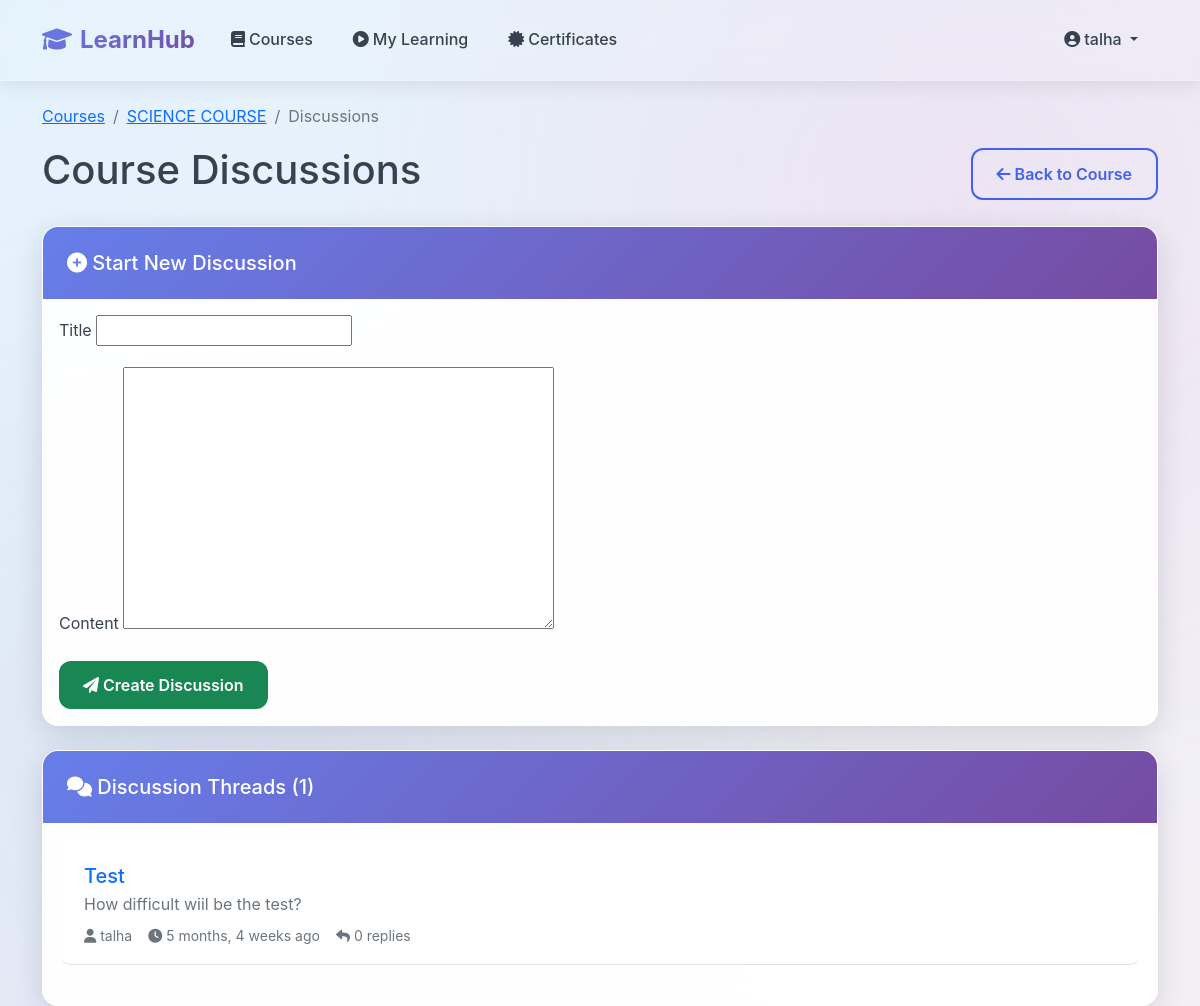
The page /course/3/discussions/ (signed in) on the database its author committed.
### courses/models.py (models this page shows, shortened)
class Course(models.Model):
    title = models.CharField(max_length=200)
    description = models.TextField()
    instructor = models.ForeignKey(User, on_delete=models.CASCADE, related_name='courses_taught')
    price = models.DecimalField(max_digits=10, decimal_places=2, default=0.00)
    thumbnail = models.ImageField(upload_to='course_thumbnails/', null=True, blank=True)
    created_at = models.DateTimeField(auto_now_add=True)
    updated_at = models.DateTimeField(auto_now=True)
    is_published = models.BooleanField(default=False)

class DiscussionThread(models.Model):
    course = models.ForeignKey(Course, on_delete=models.CASCADE, related_name='discussion_threads')
    title = models.CharField(max_length=200)
    content = models.TextField()
    author = models.ForeignKey(User, on_delete=models.CASCADE, related_name='discussion_threads')
    created_at = models.DateField(auto_now_add=True)
    updated_at = models.DateField(auto_now=True)
    is_pinned = models.BooleanField(default=False)
    is_locked = models.BooleanField(default=False)
    class Meta:
        ordering = ['-is_pinned', '-created_at']
    def reply_count(self):
        return self.replies.count()

### courses/views.py (the view, shortened to what this page needs)
# urls.py: path('course/<int:course_id>/discussions/', views.course_discussions, name='course_discussions'),
@login_required
def course_discussions(request, course_id):
    course = get_object_or_404(Course, id=course_id)
    if not Enrollment.objects.filter(student=request.user, course=course).exists():
        messages.error(request, 'You need to enroll in this course first!')
        return redirect('course_detail', course_id=course_id)
    threads = course.discussion_threads.all()
    thread_form = DiscussionThreadForm()
    return render(request, 'courses/course_discussions.html', {
        'course': course,
        'threads': threads,
        'thread_form': thread_form,
    })

### courses/forms.py
class DiscussionThreadForm(forms.ModelForm):
    class Meta:
        model = DiscussionThread
        fields = ['title', 'content']
        widgeta = {
            'title': forms.TextInput(attrs={'class': 'form-control', 'placeholder': 'Enter discussion title.....'}),
            'content': forms.Textarea(attrs={'class': 'form-control', 'rows': 4, 'placeholder': 'Start the discusson....'}),
        }

### courses/templates/courses/course_discussions.html (shortened to what this page needs)
{% extends 'base.html' %}
{% block content %}
<div class="row">
    <div class="col-md-12">
        <nav aria-label="breadcrumb">
            <ol class="breadcrumb">
                <li class="breadcrumb-item"><a href="{% url 'course_list' %}">Courses</a></li>
                <li class="breadcrumb-item"><a href="{% url 'course_dashboard' course.id %}">{{ course.title }}</a></li>
                <li class="breadcrumb-item active">Discussions</li>
            </ol>
        </nav>
        <div class="d-flex justify-content-between align-items-center mb-4">
            <h1>Course Discussions</h1>
            <a href="{% url 'course_dashboard' course.id %}" class="btn btn-outline-primary">
                <i class="fas fa-arrow-left"></i> Back to Course
            </a>
        </div>
        <div class="card mb-4">
            <div class="card-header bg-primary text-white">
                <h5 class="mb-0"><i class="fas fa-plus-circle"></i> Start New Discussion</h5>
            </div>
            <div class="card-body">
                <form method="post">
                    <div class="mb-3">
                        <label for="{{ thread_form.title.id_for_label }}" class="form-label">Title</label>
                        {{ thread_form.title }}
                    </div>
                    <div class="mb-3">
                        <label for="{{ thread_form.content.id_for_label }}" class="form-label">Content</label>
                        {{ thread_form.content }}
                    </div>
                    <button type="submit" class="btn btn-success">
                        <i class="fas fa-paper-plane"></i> Create Discussion
                    </button>
                </form>
            </div>
        </div>
        <div class="card">
            <div class="card-header">
                <h5 class="mb-0">
                    <i class="fas fa-comments"></i>
                    Discussion Threads ({{ threads.count }})
                </h5>
            </div>
            <div class="card-body">
                {% if threads %}
                    {% for thread in threads %}
                    <div class="discussion-thread mb-4 pb-3 border-bottom">
                        <div class="d-flex justify-content-between align-items-start">
                            <div class="flex-grow-1">
                                <h5 class="mb-1">
                                    <a href="{% url 'discussion_thread' course.id thread.id %}" class="text-decoration-none">
                                        {{ thread.title }}
                                    </a>
                                </h5>
                                <p class="text-muted mb-2">{{ thread.content|truncatewords:30 }}</p>
                                <div class="d-flex text-muted small">
                                    <span class="me-3">
                                        <i class="fas fa-user"></i> {{ thread.author.username }}
                                    </span>
                                    <span class="me-3">
                                        <i class="fas fa-clock"></i> {{ thread.created_at|timesince }} ago
                                    </span>
                                    <span>
                                        <i class="fas fa-reply"></i> {{ thread.reply_count }} replies
                                    </span>
                                </div>
                            </div>
                        </div>
                    </div>
                    {% endfor %}
                {% else %}
                    <div class="text-center py-4">
                        <i class="fas fa-comments fa-3x text-muted mb-3"></i>
                        <h4>No discussions yet</h4>
                        <p class="text-muted">Be the first to start a discussion!</p>
                    </div>
                {% endif %}
            </div>
        </div>
    </div>
</div>
{% endblock %}

### templates/base.html (shortened to what this page needs)
<!DOCTYPE html>
<html lang="en">
<head>
    <link href="https://cdn.jsdelivr.net/npm/bootstrap@5.1.3/dist/css/bootstrap.min.css" rel="stylesheet">
    <link rel="stylesheet" href="https://cdnjs.cloudflare.com/ajax/libs/font-awesome/6.0.0/css/all.min.css">
    <link rel="stylesheet" href="https://cdnjs.cloudflare.com/ajax/libs/animate.css/4.1.1/animate.min.css">
    {% load static %}
    <link rel="stylesheet" href="{% static 'css/custom.css' %}">
</head>
<body>
    <nav class="navbar navbar-expand-lg navbar-light fixed-top">
        <div class="container">
            <a class="navbar-brand fw-bold" href="{% url 'course_list' %}">
                <i class="fas fa-graduation-cap me-2"></i>LearnHub
            </a>
            <div class="collapse navbar-collapse" id="navbarNav">
                <ul class="navbar-nav me-auto">
                    <li class="nav-item">
                        <a class="nav-link" href="{% url 'course_list' %}">
                            <i class="fas fa-book me-1"></i>Courses
                        </a>
                    </li>
                    {% if user.is_authenticated %}
                    <li class="nav-item">
                        <a class="nav-link" href="{% url 'my_courses' %}">
                            <i class="fas fa-play-circle me-1"></i>My Learning
                        </a>
                    </li>
                    <li class="nav-item">
                        <a class="nav-link" href="{% url 'my_certificates' %}">
                            <i class="fas fa-certificate me-1"></i>Certificates
                        </a>
                    </li>
                    {% endif %}
                </ul>
                <ul class="navbar-nav">
                    {% if user.is_authenticated %}
                    <li class="nav-item dropdown">
                        <a class="nav-link dropdown-toggle" href="#" id="navbarDropdown" role="button" data-bs-toggle="dropdown">
                            <i class="fas fa-user-circle me-1"></i>{{ user.username }}
                        </a>
                    </li>
                    {% endif %}
                </ul>
            </div>
        </div>
    </nav>
    <main style="padding-top: 80px;">
        <div class="container mt-4">
            {% block content %}
            {% endblock %}
        </div>
    </main>
</body>
</html>

### static/css/custom.css (style rules this page uses)
:root { --primary: #4361ee; --primary-dark: #3a0ca3; --secondary: #7209b7; --success: #4cc9f0; --warning: #f72585; --light: #f8f9fa; --dark: #212529; --gradient-primary: linear-gradient(135deg, #667eea 0%, #764ba2 100%); --gradient-success: linear-gradient(135deg, #4cc9f0 0%, #4361ee 100%); --body-bg: linear-gradient(135deg, #e3f2fd 0%, #f3eff5 100%); }
body { font-family: 'Inter', 'Segoe UI', system-ui, sans-serif; background: var(--body-bg); background-attachment: fixed; min-height: 100vh; line-height: 1.6; color: #374151; margin: 0; padding: 0; }
.navbar { margin-bottom: 0 !important; }
.card { border: none; border-radius: 16px; box-shadow: 0 8px 30px rgba(0, 0, 0, 0.12); background: rgba(255, 255, 255, 0.95); backdrop-filter: blur(10px); transition: all 0.3s cubic-bezier(0.4, 0, 0.2, 1); overflow: hidden; border: 1px solid rgba(255, 255, 255, 0.2); }
.card-header { background: var(--gradient-primary); border-bottom: none; padding: 1.5rem; }
.card-header h1, .card-header h2, .card-header h3, .card-header h4, .card-header h5, .card-header h6 { color: white; margin: 0; }
.btn { border-radius: 12px; font-weight: 600; padding: 0.75rem 1.5rem; border: none; transition: all 0.3s cubic-bezier(0.4, 0, 0.2, 1); position: relative; overflow: hidden; }
.btn-outline-primary { border: 2px solid var(--primary); color: var(--primary); background: transparent; }
.navbar { background: rgba(255, 255, 255, 0.1) !important; backdrop-filter: blur(20px); box-shadow: 0 2px 20px rgba(0,0,0,0.1); padding: 1rem 0; border-bottom: 1px solid rgba(255, 255, 255, 0.2); transition: all 0.3s ease; }
.navbar-brand { font-weight: 700; font-size: 1.5rem; background: var(--gradient-primary); -webkit-background-clip: text; -webkit-text-fill-color: transparent; background-clip: text; }
.nav-link { font-weight: 500; border-radius: 8px; margin: 0 0.25rem; transition: all 0.2s ease; padding: 0.5rem 1rem !important; color: #374151 !important; }
.navbar { z-index: 1030; }
.discussion-thread { border-radius: 12px; padding: 1.5rem; margin-bottom: 1rem; background: rgba(255, 255, 255, 0.9); transition: all 0.2s ease; border: 1px solid rgba(255, 255, 255, 0.2); }
html { scroll-behavior: smooth; }

### rows shown on the page
Course: title "SCIENCE COURSE", count "1"
DiscussionThread: title "Test", content "How difficult wiil be the test?", author.username "talha", created_at "5 months, 4 weeks", reply_count "0"

### other values the page prints
{{ user.username }} "talha"
